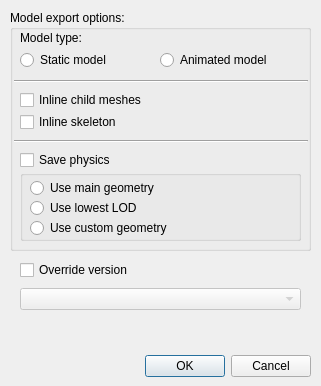
<?xml version="1.0" encoding="UTF-8"?>
<ui version="4.0">
 <class>ExportModelDlg</class>
 <widget class="QDialog" name="ExportModelDlg">
  <property name="geometry">
   <rect>
    <x>0</x>
    <y>0</y>
    <width>321</width>
    <height>386</height>
   </rect>
  </property>
  <property name="windowTitle">
   <string>Configure Metro model export</string>
  </property>
  <widget class="QDialogButtonBox" name="buttonBox">
   <property name="geometry">
    <rect>
     <x>140</x>
     <y>350</y>
     <width>171</width>
     <height>32</height>
    </rect>
   </property>
   <property name="orientation">
    <enum>Qt::Horizontal</enum>
   </property>
   <property name="standardButtons">
    <set>QDialogButtonBox::Cancel|QDialogButtonBox::Ok</set>
   </property>
  </widget>
  <widget class="QGroupBox" name="groupBox">
   <property name="geometry">
    <rect>
     <x>10</x>
     <y>10</y>
     <width>301</width>
     <height>241</height>
    </rect>
   </property>
   <property name="title">
    <string>Model export options:</string>
   </property>
   <widget class="QLabel" name="label">
    <property name="geometry">
     <rect>
      <x>10</x>
      <y>20</y>
      <width>171</width>
      <height>16</height>
     </rect>
    </property>
    <property name="text">
     <string>Model type:</string>
    </property>
   </widget>
   <widget class="QRadioButton" name="radioModelTypeStatic">
    <property name="geometry">
     <rect>
      <x>10</x>
      <y>40</y>
      <width>111</width>
      <height>20</height>
     </rect>
    </property>
    <property name="text">
     <string>Static model</string>
    </property>
   </widget>
   <widget class="QRadioButton" name="radioModelTypeAnimated">
    <property name="geometry">
     <rect>
      <x>150</x>
      <y>40</y>
      <width>131</width>
      <height>20</height>
     </rect>
    </property>
    <property name="text">
     <string>Animated model</string>
    </property>
   </widget>
   <widget class="Line" name="line">
    <property name="geometry">
     <rect>
      <x>4</x>
      <y>70</y>
      <width>294</width>
      <height>3</height>
     </rect>
    </property>
    <property name="orientation">
     <enum>Qt::Horizontal</enum>
    </property>
   </widget>
   <widget class="QCheckBox" name="chkInlineChildMeshes">
    <property name="geometry">
     <rect>
      <x>10</x>
      <y>80</y>
      <width>151</width>
      <height>20</height>
     </rect>
    </property>
    <property name="text">
     <string>Inline child meshes</string>
    </property>
   </widget>
   <widget class="QCheckBox" name="chkInlineSkeleton">
    <property name="geometry">
     <rect>
      <x>10</x>
      <y>102</y>
      <width>161</width>
      <height>20</height>
     </rect>
    </property>
    <property name="text">
     <string>Inline skeleton</string>
    </property>
   </widget>
   <widget class="Line" name="line_2">
    <property name="geometry">
     <rect>
      <x>4</x>
      <y>130</y>
      <width>294</width>
      <height>3</height>
     </rect>
    </property>
    <property name="orientation">
     <enum>Qt::Horizontal</enum>
    </property>
   </widget>
   <widget class="QCheckBox" name="chkSavePhysics">
    <property name="geometry">
     <rect>
      <x>10</x>
      <y>140</y>
      <width>171</width>
      <height>20</height>
     </rect>
    </property>
    <property name="text">
     <string>Save physics</string>
    </property>
   </widget>
   <widget class="QGroupBox" name="grpPhysicsOptions">
    <property name="geometry">
     <rect>
      <x>10</x>
      <y>160</y>
      <width>281</width>
      <height>71</height>
     </rect>
    </property>
    <property name="title">
     <string/>
    </property>
    <widget class="QRadioButton" name="optUseMainGeo">
     <property name="geometry">
      <rect>
       <x>10</x>
       <y>8</y>
       <width>211</width>
       <height>20</height>
      </rect>
     </property>
     <property name="text">
      <string>Use main geometry</string>
     </property>
    </widget>
    <widget class="QRadioButton" name="optUseLowestLOD">
     <property name="geometry">
      <rect>
       <x>10</x>
       <y>28</y>
       <width>211</width>
       <height>20</height>
      </rect>
     </property>
     <property name="text">
      <string>Use lowest LOD</string>
     </property>
    </widget>
    <widget class="QRadioButton" name="optUseCustomGeo">
     <property name="geometry">
      <rect>
       <x>10</x>
       <y>48</y>
       <width>211</width>
       <height>20</height>
      </rect>
     </property>
     <property name="text">
      <string>Use custom geometry</string>
     </property>
    </widget>
   </widget>
  </widget>
  <widget class="QCheckBox" name="chkOverrideVersion">
   <property name="geometry">
    <rect>
     <x>20</x>
     <y>260</y>
     <width>161</width>
     <height>20</height>
    </rect>
   </property>
   <property name="text">
    <string>Override version</string>
   </property>
  </widget>
  <widget class="QComboBox" name="comboOverrideVersion">
   <property name="enabled">
    <bool>false</bool>
   </property>
   <property name="geometry">
    <rect>
     <x>20</x>
     <y>288</y>
     <width>281</width>
     <height>22</height>
    </rect>
   </property>
  </widget>
 </widget>
 <resources/>
 <connections>
  <connection>
   <sender>buttonBox</sender>
   <signal>accepted()</signal>
   <receiver>ExportModelDlg</receiver>
   <slot>accept()</slot>
   <hints>
    <hint type="sourcelabel">
     <x>248</x>
     <y>254</y>
    </hint>
    <hint type="destinationlabel">
     <x>157</x>
     <y>274</y>
    </hint>
   </hints>
  </connection>
  <connection>
   <sender>buttonBox</sender>
   <signal>rejected()</signal>
   <receiver>ExportModelDlg</receiver>
   <slot>reject()</slot>
   <hints>
    <hint type="sourcelabel">
     <x>316</x>
     <y>260</y>
    </hint>
    <hint type="destinationlabel">
     <x>286</x>
     <y>274</y>
    </hint>
   </hints>
  </connection>
 </connections>
</ui>
